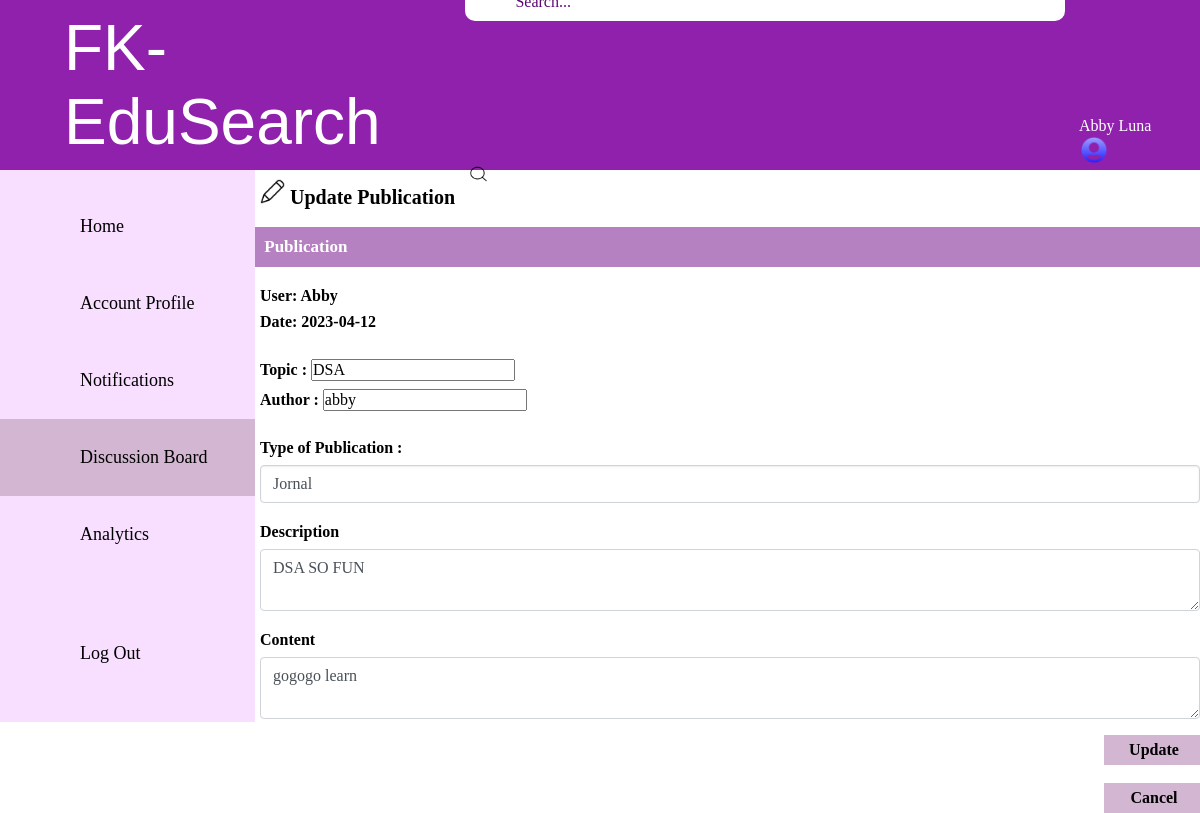
/module3/updatePublication.php?publication_id=14 (signed in), run on the app's committed database.
### tables this page shows
CREATE TABLE `expert` (
  `Expert_ID` int(11) NOT NULL,
  `expert_password` varchar(20) NOT NULL,
  `expert_name` varchar(30) NOT NULL,
  `expert_email` varchar(30) NOT NULL,
  `expert_phoneNum` varchar(20) NOT NULL,
  `expert_status` varchar(10) NOT NULL,
  `expert_researchArea1` varchar(50) NOT NULL,
  `expert_researchArea2` varchar(100) NOT NULL,
  `expert_researchArea3` varchar(100) NOT NULL,
  `expert_academicStatus` varchar(50) NOT NULL,
  `expert_socialAcc1` varchar(50) DEFAULT NULL,
  `expert_socialAcc2` varchar(20) DEFAULT NULL,
  `expert_CV` blob NOT NULL,
  `Admin_ID` int(11) NOT NULL
);

CREATE TABLE `publication_list` (
  `Publication_ID` int(7) NOT NULL,
  `publication_date` date NOT NULL,
  `publication_topic` varchar(30) NOT NULL,
  `publication_author` varchar(30) NOT NULL,
  `publication_description` varchar(100) NOT NULL,
  `publication_content` varchar(500) NOT NULL,
  `publication_type` varchar(20) NOT NULL,
  `total_amount` int(11) NOT NULL,
  `Admin_ID` int(7) NOT NULL,
  `Expert_ID` int(7) NOT NULL
);

### module3/updatePublication.php (the view, shortened to what this page needs)
<?php
include("./link/dbconnection.php");
$expertid = 1;
$sql = "SELECT pl.*, e.expert_name FROM publication_list AS pl JOIN expert AS e ON pl.Expert_ID = e.Expert_ID WHERE pl.Expert_ID = $expertid";
$result = $conn->query($sql);
$row = mysqli_fetch_assoc($result);
$expert_name = $row['expert_name'];
if (isset($_GET['publication_id'])) {
  $publicationID = $_GET['publication_id'];
  $sql = "SELECT * FROM publication_list WHERE Publication_ID = $publicationID";
  $result = $conn->query($sql);
  if ($result->num_rows > 0) {
    $row = $result->fetch_assoc();
    $publicationTopic = $row['publication_topic'];
    $publicationAuthor = $row['publication_author'];
    $publicationDescription = $row['publication_description'];
    $publicationType = $row['publication_type'];
    $publicationDate = $row['publication_date'];
    $publicationContent = $row['publication_content'];
  } else {
    echo "Publication not found.";
    exit;
  }
} else {
  echo "No Publication ID provided.";
  exit;
}
?>
<!DOCTYPE html>
<html lang="en">
<head>
  <link rel="stylesheet" href="style/style.css">
</head>
<body>
  <div style="height: 170px;width: 100%;display: flex;align-items: center;justify-content: space-between;padding: 22px 14px;background-color:#9021AC">
    <a id="FK-EduSearch" class="FK Edu-Search">FK-EduSearch</a>
    <div>
      <input style="color:#5D0773;padding-left:50px;padding-top:10px;margin-bottom:12px;margin-left:1px;border:none;" type="search" value="Search..." />
      <img style=" margin-right:10px ;padding-top:3px;margin-left:3px ;margin-top:128px;margin: bottom 1px;width:23px;height:23px" src="image/search.png" alt="search cant function">
    </div>
    <div>
      <p style="margin-right:10px;margin-left:3px ;margin-top:125px;margin-bottom:10px;"><?php echo $expert_name; ?><img style="width:30px;height:auto;" src="image/woman.png" alt="profile picture" </p>
    </div>
  </div>
  <nav style=" background-color:#F9DFFF;display: flex;flex-direction: column;justify-content: space-between;height: 100%;width: 255px;padding-top:18px;padding-bottom: 30px;">
    <ul style="text-align: center; font-family: 'PT-serif', serif; font-size: 18px;">
      <li><a class="nav-link" href="home.php">Home</a></li>
      <li><a class="nav-link  " href="account.php">Account Profile</a></li>
      <li><a class="nav-link " href="notification.php">Notifications</a></li>
      <li><a class="nav-link active" href="publication.php">Discussion Board</a></li>
      <li><a class="nav-link" href="calTotal.php">Analytics</a></li>
      <br><br>
      <li><a class="nav-link" href="../module1/logout.php">Log Out</a></li>
    </ul>
  </nav>
  <p style="padding-left:5px;padding-top:7px;font-size:20px;margin-left:255px;color:black;margin-top: -550px;"><b><img style="width:25px;" src="image/edit.png" alt="Edit"> Update Publication</b> </p><br>
  <div style=" padding:10px 5px 10px 5px;margin-left:255px;font-size:17px;color:white ;background-color:#B681C1;">
    <b> &nbsp;Publication</b>
  </div>
  <div class="form-group" style="margin-left:260px;margin-top:20px">
    <label id="Description" name="Description">User: Abby</label><br>
    <label id="Date" name="Date">Date: <?php echo $publicationDate; ?></label><br>
  </div>
  <form action="updatePublication.php?publication_id=<?php echo $publicationID; ?>" method="POST">
    <div class="form-group" style="margin-left:260px;margin-top:20px">
      <label>Topic : <input type="text" id="publicationTopic" name="publicationTopic" value="<?php echo $publicationTopic; ?>"></label>
      <br> <label>Author : <input type="text" id="publicationAuthor" name="publicationAuthor" value="<?php echo $publicationAuthor; ?>"></label>
    </div>
    <div class="form-group" style="margin-left:260px;margin-top:20px">
      <label for="publicationType">Type of Publication :</label>
      <select class="form-control custom-select" id="publicationType" name="publicationType">
        <option value="Jornal" <?php if ($publicationType === "Jornal") echo 'selected'; ?>>Jornal</option>
      </select>
      <br>
    </div>
    <div class="form-group" style="margin-left:260px;margin-top:20px">
      <label for="publicationDescription">Description</label>
      <textarea class="form-control" id="publicationDescription" name="publicationDescription" row="4" required><?php echo $publicationDescription; ?></textarea>
    </div>
    <div class="form-group" style="margin-left:260px;margin-top:20px">
      <label for="publicationContent">Content</label>
      <textarea class="form-control" id="publicationContent" name="publicationContent" row="4" required><?php echo $publicationContent; ?></textarea>
    </div>
    <div class="row">
      <div class="col-12">
        <button style="margin-left: 92%;border: none;background-color:#D2B6D2;" class="custom-btn" type="submit"><b>Update</b></button><br><br>
        <a href="publication.php"><button style="margin-left: 92%;border: none;background-color:#D2B6D2;" class="custom-btn"><b>Cancel</b></button></a>
      </div>
    </div>
  </form>
</body>
</html>

### module3/style/style.css (style rules this page uses)
* { margin: 0; padding: 0; box-sizing: border-box; }
body { min-height: 100vh; width: 100vw; color: white; font-family: 'PT-serif', serif; }
#FK-EduSearch { font: 4rem 'Poppins', sans-serif; margin-left: 50px; }
input[type=search] { padding: 10px 350px; border-radius: 10px; }
.nav-link { display: inline-block; width: 100%; padding-top:28px; padding-bottom: 28px; padding-left: 80px; color: black; text-decoration: none; text-align: left; }
.active, .nav-link:hover { height: fit-content; color: black; background-color: #D2B6D2; }
ul { list-style-type: none; }
button { margin-top: 10px; }
.form-group { margin-bottom: 1rem; }
.form-control { display: block; width: 100%; height: calc(2.25rem + 2px); padding: 0.375rem 0.75rem; font-size: 1rem; font-weight: 400; line-height: 1.5; color: #495057; background-color: #fff; background-clip: padding-box; border: 1px solid #ced4da; border-radius: 0.25rem; box-shadow: inset 0 0 0 transparent; transition: border-color .15s ease-in-out, box-shadow .15s ease-in-out; }
.custom-btn { width: 100px; height: 30px; font-family: 'PT-serif', serif; font-weight: 500; background: #D2B6D2; cursor: pointer; display: inline-block; border: none; outline: none; }
.row { display: -ms-flexbox; display: flex; -ms-flex-wrap: wrap; flex-wrap: wrap; margin-right: -7.5px; margin-left: -7.5px; }
.col-1, .col-2, .col-3, .col-4, .col-5, .col-6, .col-7, .col-8, .col-9, .col-10, .col-11, .col-12, .col, .col-auto, .col-sm-1, .col-sm-2, .col-sm-3, .col-sm-4, .col-sm-5, .col-sm-6, .col-sm-7, .col-sm-8, .col-sm-9, .col-sm-10, .col-sm-11, .col-sm-12, .col-sm, .col-sm-auto, .col-md-1, .col-md-2, .col-md-3, .col-md-4, .col-md-5, .col-md-6, .col-md-7, .col-md-8, .col-md-9, .col-md-10, .col-md-11, .col-md-12, .col-md, .col-md-auto, .col-lg-1, .col-lg-2, .col-lg-3, .col-lg-4, .col-lg-5, .col-lg-6, .col-lg-7, .col-lg-8, .col-lg-9, .col-lg-10, .col-lg-11, .col-lg-12, .col-lg, .col-lg-auto, .col-xl-1, .col-xl-2, .col-xl-3, .col-xl-4, .col-xl-5, .col-xl-6, .col-xl-7, .col-xl-8, .col-xl-9, .col-xl-10, .col-xl-11, .col-xl-12, .col-xl, .col-xl-auto { position: relative; width: 100%; padding-right: 7.5px; padding-left: 7.5px; }
button { margin-right: 5px; }
a { text-decoration: none; }
label:not(.form-check-label):not(.custom-file-label) { font-weight: 700; }
label { display: inline-block; margin-bottom: 0.5rem; color: #000; }
textarea.form-control { height: auto; }
textarea { overflow: auto; resize: vertical; }
button, input, optgroup, select, textarea { margin: 0; font-family: inherit; font-size: inherit; line-height: inherit; }
.custom-control-label::before, .custom-file-label, .custom-select { transition: background-color .15s ease-in-out, border-color .15s ease-in-out, box-shadow .15s ease-in-out; }
.custom-select { display: inline-block; width: 100%; height: calc(2.25rem + 2px); padding: 0.375rem 1.75rem 0.375rem 0.75rem; font-size: 1rem; font-weight: 400; line-height: 1.5; color: #495057; vertical-align: middle; border: 1px solid #ced4da; border-radius: 0.25rem; box-shadow: inset 0 1px 2px rgba(0, 0, 0, .075); -webkit-appearance: none; -moz-appearance: none; appearance: none; }

### data on the page
expert: expert_name "Abby Luna"
publication_list: publication_date "2023-04-12", publicationTopic "DSA", publicationAuthor "abby", publicationType "Jornal", publicationDescription "DSA SO FUN", publicationContent "gogogo learn"
